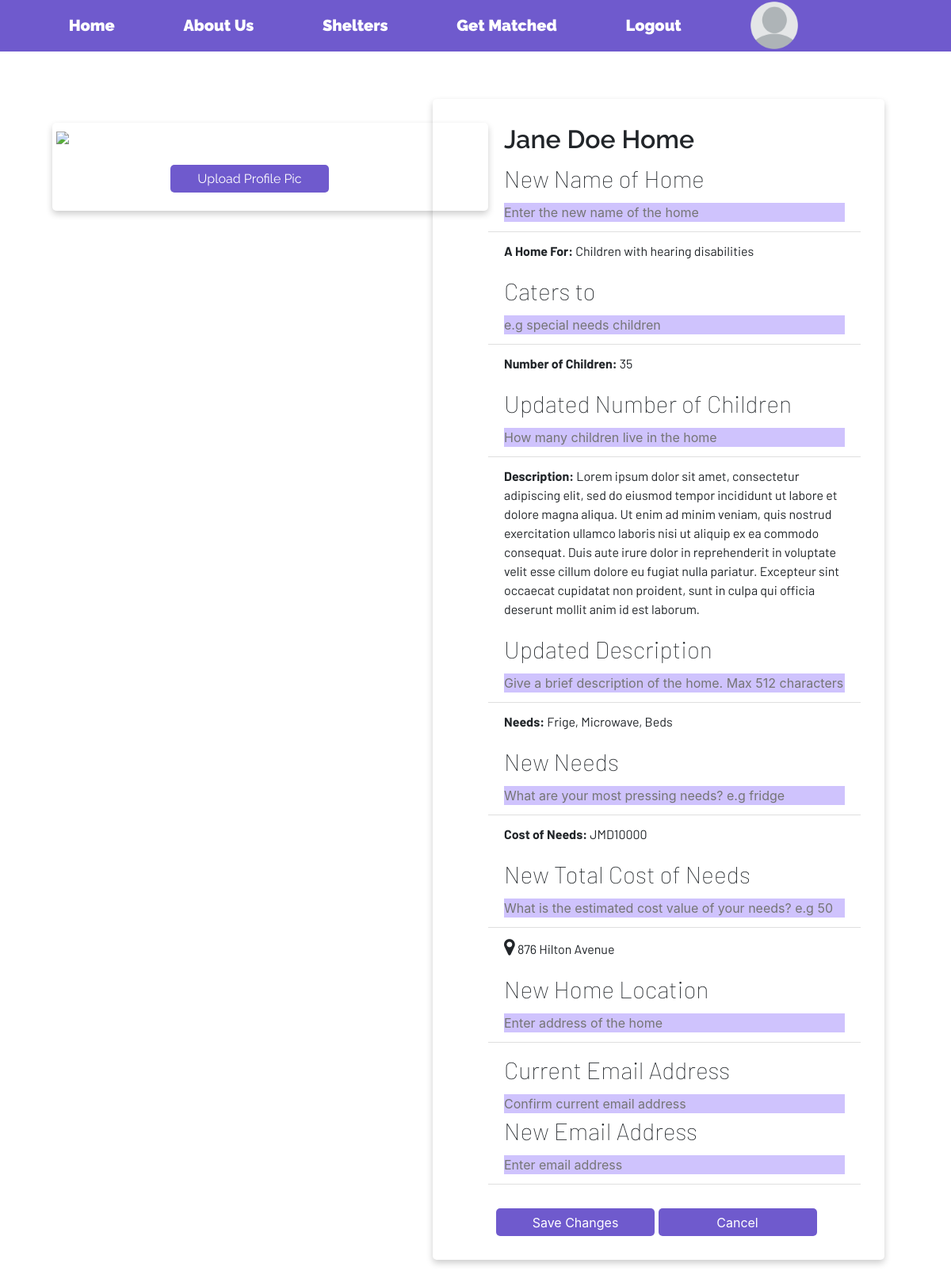
The page /chome-edit-profile (signed in) on the database as committed earlier.
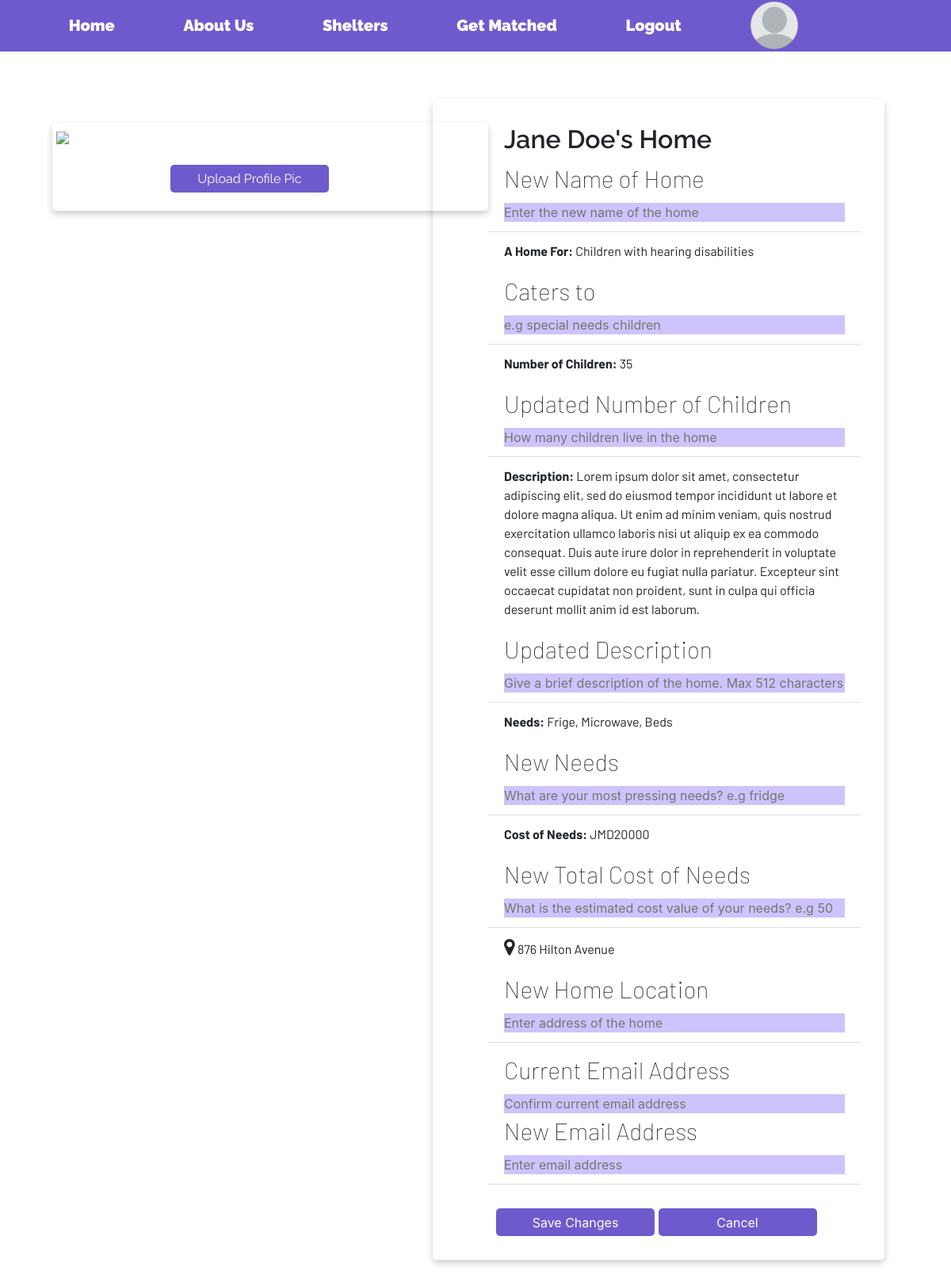
The same page on the database as committed later.
### website/models.py (models this page shows)
class User(db.Model, UserMixin):
    id = db.Column(db.Integer, primary_key=True)
    full_name = db.Column(db.String(128))
    email = db.Column(db.String(256), unique=True)
    password = db.Column(db.String(16))
    urole = db.Column(db.String(20))

class Home(db.Model):
    id = db.Column(db.Integer, primary_key=True)
    home_name = db.Column(db.String(256))
    home_email = db.Column(db.String(256), unique=True)
    home_password = db.Column(db.String(16))
    home_location = db.Column(db.String(256))
    home_population = db.Column(db.Integer)
    home_specialization = db.Column(db.String(64))
    home_description = db.Column(db.String(512))
    home_needs = db.Column(db.String(512))
    home_needs_cost = db.Column(db.Integer)

### website/views.py (the view, shortened to what this page needs)
@views.route('/chome-edit-profile', methods=['GET', 'POST'])
@login_required
def chome_edit_profile():
    if current_user.urole != "CHome":
        return redirect(url_for("auth.login"))
    home = Home.query.filter_by(home_name=current_user.full_name).first()
    return render_template("chome_edit_your_profile.html", user=current_user, home=home)

### website/__init__.py (called while the page is built)
def create_app():
    app = Flask(__name__)
    app.config['SECRET_KEY'] = 'changethislater' #encrypting session data
    app.config['SQLALCHEMY_DATABASE_URI'] = f"sqlite:///{DB_NAME}" #location of database
    db.init_app(app)
    from .views import views
    from .auth import auth
    app.register_blueprint(views, url_prefix='/')
    app.register_blueprint(auth, url_prefix='/')
    from .models import User
    create_database(app)
    login_manager = LoginManager()
    login_manager.login_view = "views.home"
    login_manager.init_app(app)
    @login_manager.user_loader
    def load_user(id):
        return User.query.get(int(id))
    return app

### website/templates/chome_edit_your_profile.html (shortened to what the changed rows need)
{% extends "base.html" %}
{% block content%}
<body background="{{ url_for('static', filename='') }}"></body>
<div id="wrapper" class="container" style="background-color: white; width: 570px; margin-top: 5vw; margin-right: 7vw; box-shadow: 0 4px 8px 0 rgba(0,0,0,0.2); transition: 0.3s; border-radius: 5px;">
    <div class="container" id="user_details">
        <form method="POST">
            <ul class="list-group list-group-flush">
                <li class="list-group-item" style="background-color: transparent !important;">
                    <h2 style="font-family: 'Raleway', sans-serif; font-weight: 600; padding-top: 20px;">{{ user.full_name }}</h2>
                    <label for="home_name">New Name of Home</label>
                    <input
                        type="text"
                        id="home_name"
                        name="home_name"
                        placeholder="Enter the new name of the home"
                        style="background-color: #cfc3fd; width: 100%;"
                    />
                </li>
                <li class="list-group-item" style="background-color: transparent !important;">
                    <p style="font-family: 'Barlow', sans-serif;"><b>A Home For:</b>   {{ home.home_specialization }}</p>
                    <label for="home_specialization">Caters to</label>
                    <input
                        type="text"
                        id="home_specialization"
                        name="home_specialization"
                        placeholder="e.g special needs children"
                        style="background-color: #cfc3fd; width: 100%;"
                    />
                </li>
                <li class="list-group-item" style="background-color: transparent !important;">
                    <p style="font-family: 'Barlow', sans-serif;"><b>Number of Children:</b>   {{ home.home_population }}</p>
                    <label for="home_population">Updated Number of Children</label>
                    <input
                        type="text"
                        id="home_population"
                        name="home_population"
                        placeholder="How many children live in the home"
                        style="background-color: #cfc3fd; width: 100%;"
                    />
                </li>
                <li class="list-group-item" style="background-color: transparent !important;">
                    <p style="font-family: 'Barlow', sans-serif;"><b>Description:</b>   {{ home.home_description }}</p>
                    <label for="home_description">Updated Description</label>
                    <input
                        type="text"
                        id="home_description"
                        name="home_description"
                        placeholder="Give a brief description of the home. Max 512 characters"
                        style="background-color: #cfc3fd; width: 100%;"
                    />
                </li>
                <li class="list-group-item" style="background-color: transparent !important;">
                    <p style="font-family: 'Barlow', sans-serif;"><b>Needs:</b>   {{ home.home_needs }}</p>
                    <label for="home_needs">New Needs</label>
                    <input
                        type="text"
                        id="home_needs"
                        name="home_needs"
                        placeholder="What are your most pressing needs? e.g fridge"
                        style="background-color: #cfc3fd; width: 100%;"
                    />
                </li>
                <li class="list-group-item" style="background-color: transparent !important;">
                    <p style="font-family: 'Barlow', sans-serif;"><b>Cost of Needs:</b>   JMD{{ home.home_needs_cost }}</p>
                    <label for="home_needs_cost">New Total Cost of Needs</label>
                    <input
                        type="number"
                        id="home_needs_cost"
                        name="home_needs_cost"
                        placeholder="What is the estimated cost value of your needs? e.g 50,000"
                        style="background-color: #cfc3fd; width: 100%;"
                    />
                </li>
                <li class="list-group-item" style="background-color: transparent !important;">
                    <p style="font-family: 'Barlow', sans-serif;"><i class="fa fa-map-marker" style="font-size:24px"></i>   {{ home.home_location }}</p>
                    <label for="home_location">New Home Location</label>
                    <input
                        type="text"
                        id="home_location"
                        name="home_location"
                        placeholder="Enter address of the home"
                        style="background-color: #cfc3fd; width: 100%;"
                    />
                </li>
            </ul>
        </form>
    </div>
</div>
<br><br><br><br>
{% endblock %}

Rows that differ between the two databases and show on the page:
changed User: full_name "Jane Doe Home" → "Jane Doe's Home"
changed Home "Children with hearing disabilities": home_needs_cost "10000" → "20000"
